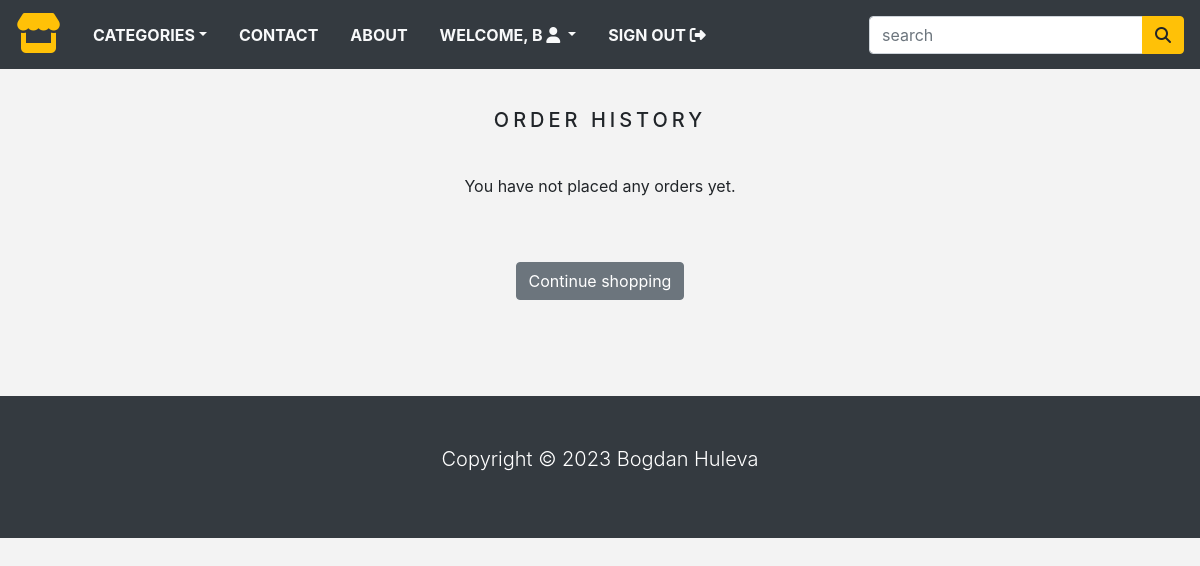
The app's page /order_history/ (signed in), older data.
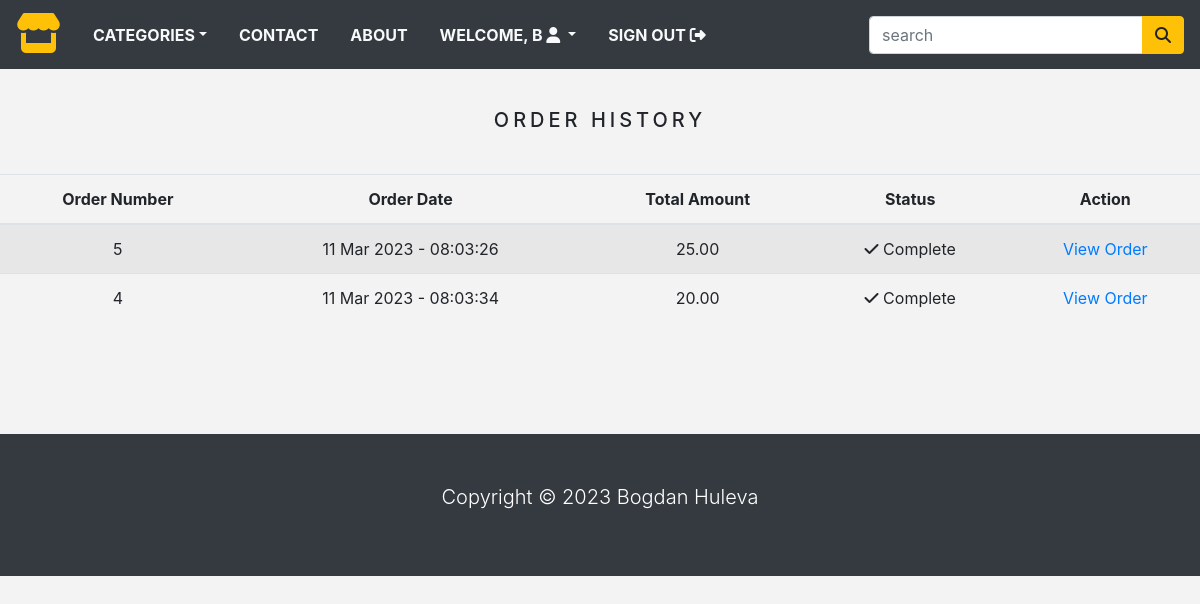
The same page, newer data.
### store/models.py (models this page shows, shortened)
class Order(models.Model):
    token = models.CharField(max_length=250, blank=True)
    total = models.DecimalField(max_digits=10, decimal_places=2, verbose_name='MXN Order Total')
    emailAddress = models.EmailField(max_length=250, blank=True, verbose_name='Email Address')
    created = models.DateTimeField(auto_now_add=True)
    billingName = models.CharField(max_length=250, blank=True)
    billingAddress1 = models.CharField(max_length=250, blank=True)
    billingCity = models.CharField(max_length=250, blank=True)
    billingPostcode = models.CharField(max_length=250, blank=True)
    billingCountry = models.CharField(max_length=250, blank=True)
    shippingName = models.CharField(max_length=250, blank=True)
    shippingAddress1 = models.CharField(max_length=250, blank=True)
    shippingCity = models.CharField(max_length=250, blank=True)
    shippingPostcode = models.CharField(max_length=250, blank=True)
    shippingCountry = models.CharField(max_length=250, blank=True)
    class Meta:
        db_table = 'Order'
        ordering = ['-created']

### store/views.py (the view)
# urls.py: path('order_history/', views.orderHistory, name='order_history'),
@login_required(redirect_field_name='next', login_url='signin')
def orderHistory(request):
    if request.user.is_authenticated:
        email = str(request.user.email)
        order_details = Order.objects.filter(emailAddress=email)
    return render(request, 'orders_list.html', {'order_details': order_details})

### store/context_processors.py (called while the page is built)
def counter(request):
    item_count = 0
    if 'admin' in request.path:
        return {}
    else:
        try:
            cart = Cart.objects.filter(cart_id=_cart_id(request))
            cart_items = CartItem.objects.all().filter(cart=cart[:1])
            for cart_item in cart_items:
                item_count += cart_item.quantity
        except Cart.DoesNotExist:
            item_count = 0
    return dict(item_count = item_count)

def menu_links(request):
    links = Category.objects.all()
    return dict(links=links)

### store/models.py (called while the page is built)
    def get_url(self):
        return reverse('products_by_category', args=[self.slug])

### store/views.py (called while the page is built)
def _cart_id(request):
    cart = request.session.session_key
    if not cart:
        cart = request.session.create()
    return cart

### store/templates/orders_list.html (shortened to what this page needs)
{% extends 'base.html' %}
{% load static %}
{% block content %}
    <div class="text-center">
        <br>
        <h1 class="text-center product_title">
            Order History
        </h1>
        <br>
        {% if order_details %}
            <table class="table table-striped">
                <thead>
                    <tr>
                        <th>Order Number</th>
                        <th>Order Date</th>
                        <th>Total Amount</th>
                        <th>Status</th>
                        <th>Action</th>
                    </tr>
                </thead>
                <tbody>
                    {% for order in order_details %}
                        <tr>
                            <td>{{ order.id }}</td>
                            <td>{{ order.created|date:"d M Y - H:m:s" }}</td>
                            <td>{{ order.total }}</td>
                            <td><i class="fa-solid fa-check"></i>&nbsp;Complete</td>
                            <td><a href="{% url 'order_detail' order.id %}">View Order</a></td>
                        </tr>
                    {% endfor %}
                </tbody>
            </table>
        {% else %}
            <p>You have not placed any orders yet.</p>
                <br><br>
                <a href="{% url 'home' %}" class="btn btn-secondary">Continue shopping</a>
        {% endif %}
    </div>
    <br><br>
{% endblock %}

Row changes from the older to the newer data that the page shows:
added Order: id "5", created "11 Mar 2023 - 08:03:26", total "25.00"
added Order: id "4", created "11 Mar 2023 - 08:03:34", total "20.00"
Text that changed along with them:
text no longer shown: "You have not placed any orders yet. Continue shopping"
text now shown: "Order Number Order Date Total Amount Status Action"
